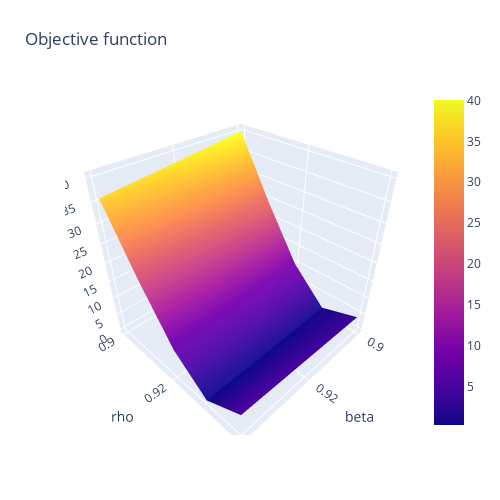

Notebook code cell kept with this figure:
### Markdown cell above
### plot the objective function for different values

### Code cell
# Sample data
x, y = np.meshgrid(np.arange(0.9,1,0.01), np.arange(0.9,1,0.01))
z = est.grid

# Create the surface plot
fig = go.Figure(data=[go.Surface(z=z, x=x, y=y)])

# Update layout
fig.update_layout(title='Objective function', autosize=False,
                  width=500, height=500,
                  margin=dict(l=65, r=50, b=65, t=90),
                scene=dict(xaxis=dict(title='beta'),
                    yaxis=dict(title='rho')))

# Show the figure
fig.show()

### Figure 1 — Plotly figure (JSON) as saved in the notebook; plotly's stock layout.template omitted (floating-point values rounded to 4 significant figures)
{"data": [{"type": "surface", "x": [[0.9, 0.91, 0.92, 0.93, 0.94, 0.95, 0.96, 0.97, 0.98, 0.99], [0.9, 0.91, 0.92, 0.93, 0.94, 0.95, 0.96, 0.97, 0.98, 0.99], [0.9, 0.91, 0.92, 0.93, 0.94, 0.95, 0.96, 0.97, 0.98, 0.99], [0.9, 0.91, 0.92, 0.93, 0.94, 0.95, 0.96, 0.97, 0.98, 0.99], [0.9, 0.91, 0.92, 0.93, 0.94, 0.95, 0.96, 0.97, 0.98, 0.99], [0.9, 0.91, 0.92, 0.93, 0.94, 0.95, 0.96, 0.97, 0.98, 0.99], [0.9, 0.91, 0.92, 0.93, 0.94, 0.95, 0.96, 0.97, 0.98, 0.99], [0.9, 0.91, 0.92, 0.93, 0.94, 0.95, 0.96, 0.97, 0.98, 0.99], [0.9, 0.91, 0.92, 0.93, 0.94, 0.95, 0.96, 0.97, 0.98, 0.99], [0.9, 0.91, 0.92, 0.93, 0.94, 0.95, 0.96, 0.97, 0.98, 0.99]], "y": [[0.9, 0.9, 0.9, 0.9, 0.9, 0.9, 0.9, 0.9, 0.9, 0.9], [0.91, 0.91, 0.91, 0.91, 0.91, 0.91, 0.91, 0.91, 0.91, 0.91], [0.92, 0.92, 0.92, 0.92, 0.92, 0.92, 0.92, 0.92, 0.92, 0.92], [0.93, 0.93, 0.93, 0.93, 0.93, 0.93, 0.93, 0.93, 0.93, 0.93], [0.94, 0.94, 0.94, 0.94, 0.94, 0.94, 0.94, 0.94, 0.94, 0.94], [0.95, 0.95, 0.95, 0.95, 0.95, 0.95, 0.95, 0.95, 0.95, 0.95], [0.96, 0.96, 0.96, 0.96, 0.96, 0.96, 0.96, 0.96, 0.96, 0.96], [0.97, 0.97, 0.97, 0.97, 0.97, 0.97, 0.97, 0.97, 0.97, 0.97], [0.98, 0.98, 0.98, 0.98, 0.98, 0.98, 0.98, 0.98, 0.98, 0.98], [0.99, 0.99, 0.99, 0.99, 0.99, 0.99, 0.99, 0.99, 0.99, 0.99]], "z": [[40.07, 38.95, 37.85, 36.77, 35.72], [24.32, 23.38, 22.47, 21.58, 20.72], [9.94, 9.315, 8.717, 8.144, 7.597], [0.8215, 0.6591, 0.5192, 0.4012, 0.304], [3.966, 4.338, 4.719, 5.111, 5.511]]}], "layout": {"autosize": false, "height": 500, "margin": {"b": 65, "l": 65, "r": 50, "t": 90}, "scene": {"xaxis": {"title": {"text": "beta"}}, "yaxis": {"title": {"text": "rho"}}}, "title": {"text": "Objective function"}, "width": 500}}
